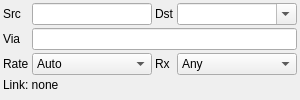
      <widget class="QWidget" name="angel61Page">
       <attribute name="title">
        <string>Angel61</string>
       </attribute>
       <layout class="QGridLayout" name="angel61PageLayout" columnstretch="0,1,0,1">
        <property name="leftMargin">
         <number>3</number>
        </property>
        <property name="topMargin">
         <number>3</number>
        </property>
        <property name="rightMargin">
         <number>3</number>
        </property>
        <property name="bottomMargin">
         <number>3</number>
        </property>
        <property name="spacing">
         <number>3</number>
        </property>
        <item row="1" column="2">
         <widget class="QLabel" name="angel61DestinationLabel">
          <property name="text">
           <string>Dst</string>
          </property>
         </widget>
        </item>
        <item row="2" column="1" colspan="3">
         <widget class="QLineEdit" name="angel61Path">
          <property name="toolTip">
           <string>Path: up to two callsigns separated by a comma, empty for none. A repeater, or a talkgroup gateway (its callsign with its SSID, M7RCE-10) to make a call to the destination callsign a private call through the network</string>
          </property>
         </widget>
        </item>
        <item row="1" column="1">
         <widget class="QLineEdit" name="angel61Source">
          <property name="sizePolicy">
           <sizepolicy hsizetype="Expanding" vsizetype="Fixed">
            <horstretch>1</horstretch>
            <verstretch>0</verstretch>
           </sizepolicy>
          </property>
          <property name="minimumSize">
           <size>
            <width>120</width>
            <height>0</height>
           </size>
          </property>
          <property name="toolTip">
           <string>Source callsign: up to 17 characters of A-Z, 0-9 and / and an SSID of 0 to 15 after a dash (G4ABC-7, EA8/G4ABC/P-7), which tells apart the stations of one operator</string>
          </property>
          <property name="maxLength">
           <number>20</number>
          </property>
         </widget>
        </item>
        <item row="5" column="0" colspan="4">
         <spacer name="angel61Spacer">
          <property name="orientation">
           <enum>Qt::Orientation::Vertical</enum>
          </property>
          <property name="sizeHint" stdset="0">
           <size>
            <width>20</width>
            <height>0</height>
           </size>
          </property>
         </spacer>
        </item>
        <item row="2" column="0">
         <widget class="QLabel" name="angel61PathLabel">
          <property name="text">
           <string>Via</string>
          </property>
         </widget>
        </item>
        <item row="3" column="0">
         <widget class="QLabel" name="angel61RateLabel">
          <property name="text">
           <string>Rate</string>
          </property>
         </widget>
        </item>
        <item row="1" column="3">
         <widget class="QComboBox" name="angel61Destination">
          <property name="sizePolicy">
           <sizepolicy hsizetype="Expanding" vsizetype="Fixed">
            <horstretch>1</horstretch>
            <verstretch>0</verstretch>
           </sizepolicy>
          </property>
          <property name="minimumSize">
           <size>
            <width>120</width>
            <height>0</height>
           </size>
          </property>
          <property name="toolTip">
           <string>Destination callsign, with its SSID if it has one (G4ABC-7), CQ for everyone, or TG n for talkgroup n (a group call, relayed by a talkgroup gateway). With a gateway in Via, a callsign is reached through the network. The list contains callsigns heard by the selected DSD Demodulator.</string>
          </property>
          <property name="editable">
           <bool>true</bool>
          </property>
          <property name="insertPolicy">
           <enum>QComboBox::InsertPolicy::NoInsert</enum>
          </property>
         </widget>
        </item>
        <item row="1" column="0">
         <widget class="QLabel" name="angel61SourceLabel">
          <property name="text">
           <string>Src</string>
          </property>
         </widget>
        </item>
        <item row="3" column="1">
         <widget class="QComboBox" name="angel61Rate">
          <property name="toolTip">
           <string>Voice rate and constellation (the tier, ANGEL61.md 2.10): Auto follows the destination's rate request heard by a DSD Demodulator (tier 0 to CQ, a talkgroup, or until one is heard), or a tier forced, whatever is asked. V1 voice at the profile's rate; WB's tier 3 is Opus audio. A network call relayed goes at this tier or the call's, whichever is lower. Changed while transmitting (as Src, Dst and Via): the transmission ends and another starts with the change</string>
          </property>
          <item>
           <property name="text">
            <string>Auto</string>
           </property>
          </item>
          <item>
           <property name="text">
            <string>3.2k QPSK</string>
           </property>
          </item>
          <item>
           <property name="text">
            <string>6k 16-QAM</string>
           </property>
          </item>
         </widget>
        </item>
        <item row="3" column="2">
         <widget class="QLabel" name="angel61DemodLabel">
          <property name="text">
           <string>Rx</string>
          </property>
         </widget>
        </item>
        <item row="3" column="3">
         <widget class="QComboBox" name="angel61Demod">
          <property name="toolTip">
           <string>The DSD Demodulator the destination's rate request is taken from for the Auto rate: Any uses whichever of them hears the destination</string>
          </property>
          <item>
           <property name="text">
            <string>Any</string>
           </property>
          </item>
         </widget>
        </item>
        <item row="4" column="0" colspan="4">
         <widget class="QLabel" name="angel61Link">
          <property name="toolTip">
           <string>What a DSD Demodulator in this instance heard from the destination: its rate request (1 asks for the high rate) and the request this station will send it</string>
          </property>
          <property name="text">
           <string>Link: none</string>
          </property>
         </widget>
        </item>
       </layout>
      </widget>
